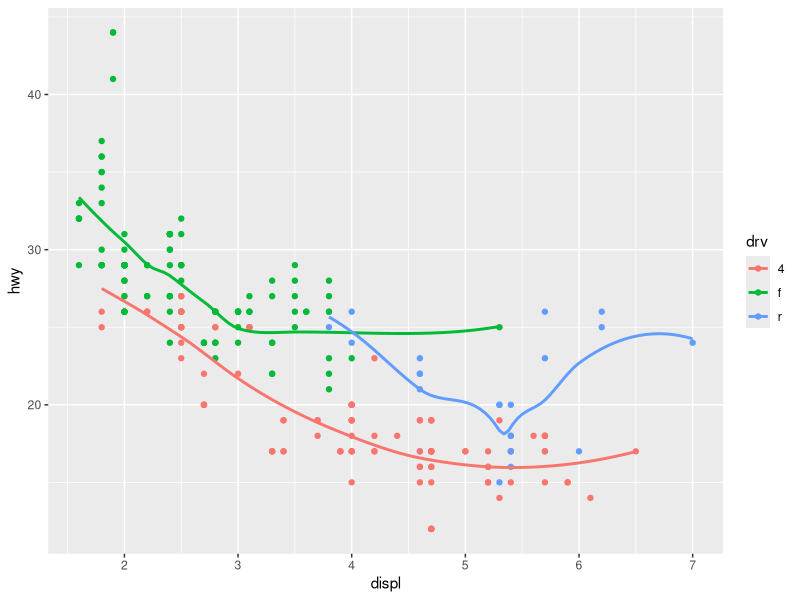

R code for this plot:
## ---- chunk 1
library(tidyverse)
## ---- chunk 2
ggplot(data = mpg, mapping = aes(x = displ, y = hwy, color = drv)) + geom_point() +
  geom_smooth(se = FALSE)
## ---- chunk 3

## ---- chunk 4

## ---- chunk 5

## ---- chunk 6

